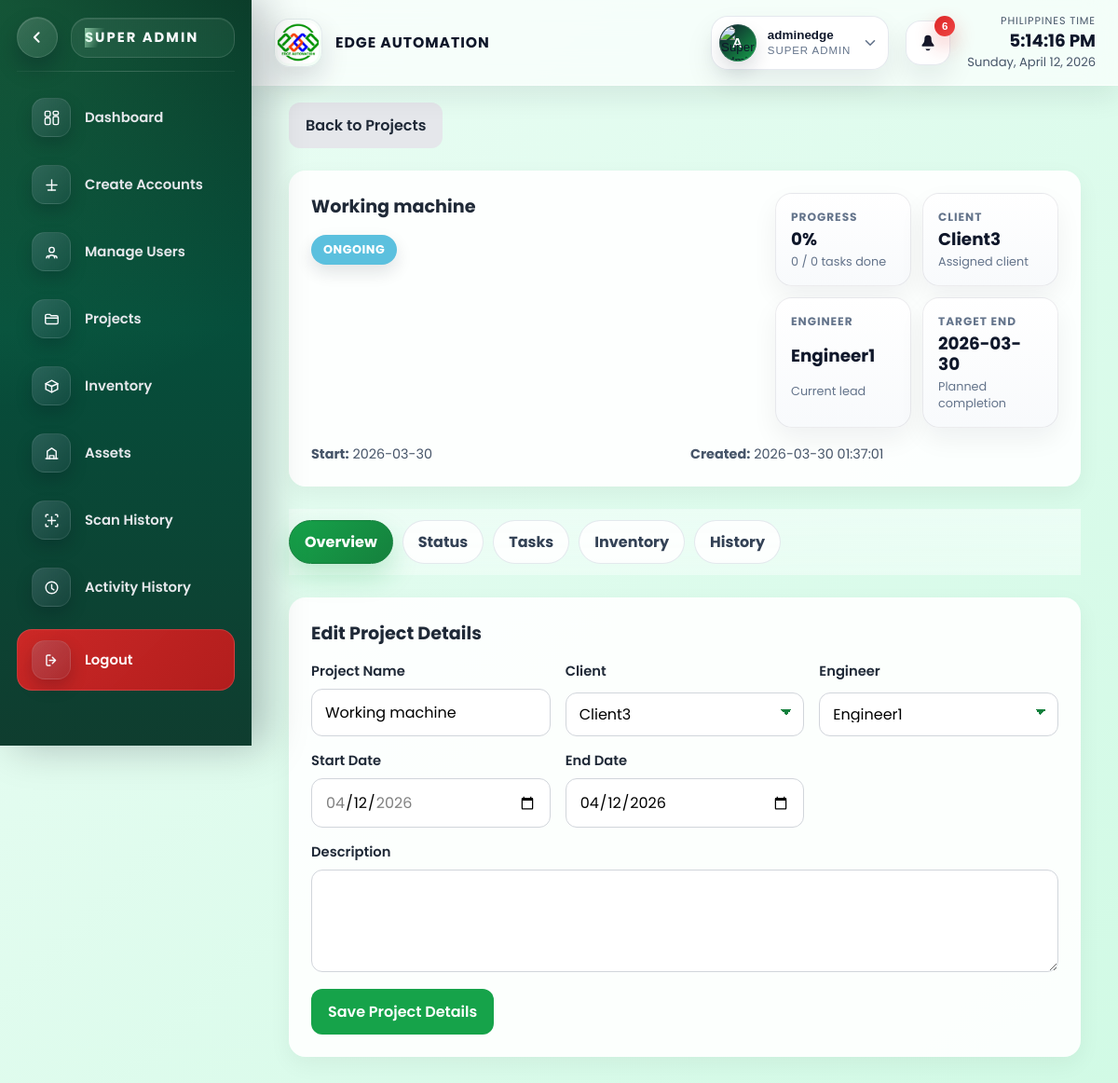
Screenshot of /SUPERADMIN/sidebar/project_details.php?id=3 (signed in) with the database file from the repository.
### tables this page shows
CREATE TABLE `projects` (
  `id` int(11) NOT NULL,
  `project_name` varchar(200) NOT NULL,
  `description` text DEFAULT NULL,
  `client_id` int(11) NOT NULL,
  `start_date` date DEFAULT NULL,
  `end_date` date DEFAULT NULL,
  `status` enum('draft','pending','ongoing','completed','on-hold','cancelled','archived') DEFAULT 'pending',
  `created_by` int(11) NOT NULL,
  `created_at` timestamp NOT NULL DEFAULT current_timestamp(),
  `updated_at` timestamp NOT NULL DEFAULT current_timestamp() ON UPDATE current_timestamp()
);

CREATE TABLE `users` (
  `id` int(11) NOT NULL,
  `full_name` varchar(150) NOT NULL,
  `email` varchar(100) NOT NULL,
  `phone` varchar(20) DEFAULT NULL,
  `password` varchar(255) NOT NULL,
  `role` varchar(30) NOT NULL,
  `status` varchar(20) NOT NULL DEFAULT 'active',
  `failed_attempts` int(11) DEFAULT 0,
  `last_failed_login` datetime DEFAULT NULL,
  `created_at` timestamp NOT NULL DEFAULT current_timestamp(),
  `updated_at` timestamp NOT NULL DEFAULT current_timestamp() ON UPDATE current_timestamp(),
  `created_by` int(11) DEFAULT NULL,
  `reset_token` varchar(255) DEFAULT NULL,
  `token_expiry` datetime DEFAULT NULL,
  `profile_photo_path` varchar(255) DEFAULT NULL,
  `profile_photo_data` longtext DEFAULT NULL,
  `profile_photo_mime` varchar(50) DEFAULT NULL
);

### SUPERADMIN/sidebar/project_details.php (the view, shortened to what this page needs)
<?php
require_once __DIR__ . '/../../config/database.php';
function pm_get_column_type(mysqli $conn, string $tableName, string $columnName): ?string {
    $stmt = $conn->prepare(
        'SELECT COLUMN_TYPE
         FROM INFORMATION_SCHEMA.COLUMNS
         WHERE TABLE_SCHEMA = DATABASE()
         AND TABLE_NAME = ?
         AND COLUMN_NAME = ?
         LIMIT 1'
    );
    $stmt->bind_param('ss', $tableName, $columnName);
    $stmt->execute();
    $result = $stmt->get_result();
    $row = $result ? $result->fetch_assoc() : null;
    return $row['COLUMN_TYPE'] ?? null;
}
function pm_table_has_column(mysqli $conn, string $tableName, string $columnName): bool {
    return pm_get_column_type($conn, $tableName, $columnName) !== null;
}
function pm_today_date(): string {
    return (new DateTimeImmutable('today'))->format('Y-m-d');
}
$hasProjectAddressColumn = pm_table_has_column($conn, 'projects', 'project_address');
$todayDate = pm_today_date();
$projectId = max(0, (int)($_GET['id'] ?? 0));
$clients = [];
$engineers = [];
$project = null;
$clientResult = $conn->query("SELECT id, full_name FROM users WHERE role = 'client' AND status = 'active' ORDER BY full_name ASC");
if ($clientResult) {
    $clients = $clientResult->fetch_all(MYSQLI_ASSOC);
}
$engineerResult = $conn->query("SELECT id, full_name FROM users WHERE role = 'engineer' AND status = 'active' ORDER BY full_name ASC");
if ($engineerResult) {
    $engineers = $engineerResult->fetch_all(MYSQLI_ASSOC);
}
if ($projectId > 0) {
    $projectAddressSelect = $hasProjectAddressColumn ? 'p.project_address,' : 'NULL AS project_address,';
    $projectStmt = $conn->prepare("
        SELECT
            p.id,
            p.project_name,
            p.description,
            {$projectAddressSelect}
            p.client_id,
            p.start_date,
            p.end_date,
            p.status,
            p.created_at,
            client.full_name AS client_name,
            latest_assignment.engineer_id,
            engineer.full_name AS engineer_name,
            COALESCE(task_totals.total_tasks, 0) AS total_tasks,
            COALESCE(task_totals.completed_tasks, 0) AS completed_tasks
        FROM projects p
        LEFT JOIN users client ON client.id = p.client_id
        LEFT JOIN (
            SELECT pa.project_id, pa.engineer_id
            FROM project_assignments pa
            INNER JOIN (
                SELECT project_id, MAX(id) AS latest_id
                FROM project_assignments
                GROUP BY project_id
            ) latest ON latest.latest_id = pa.id
        ) latest_assignment ON latest_assignment.project_id = p.id
        LEFT JOIN users engineer ON engineer.id = latest_assignment.engineer_id
        LEFT JOIN (
            SELECT
                project_id,
                COUNT(*) AS total_tasks,
                SUM(CASE WHEN status = 'completed' THEN 1 ELSE 0 END) AS completed_tasks
            FROM tasks
            GROUP BY project_id
        ) task_totals ON task_totals.project_id = p.id
        WHERE p.id = ?
        LIMIT 1
    ");
    if ($projectStmt) {
        $projectStmt->bind_param('i', $projectId);
        $projectStmt->execute();
        $projectResult = $projectStmt->get_result();
        $project = $projectResult ? $projectResult->fetch_assoc() : null;
    }
}
?>
<!DOCTYPE html>
<html lang="en">
<head>
    <link rel="stylesheet" href="../css/super_admin_dashboard.css">
</head>
<body>
<div class="container">
    <?php include __DIR__ . '/../sidebar_super_admin.php'; ?>
    <main class="main-content">
        <div class="page-stack">
            <div class="form-actions">
                <a href="/codesamplecaps/SUPERADMIN/sidebar/projects.php" class="btn-secondary">Back to Projects</a>
            </div>
            <?php if (!$project): ?>
                <div class="empty-state">Project not found.</div>
            <?php else: ?>
                <?php
                $isCompleted = ($project['status'] ?? '') === 'completed';
                $currentEngineerId = (int)($project['engineer_id'] ?? 0);
                $completionRate = (int)round(((int)($project['completed_tasks'] ?? 0) / max(1, (int)($project['total_tasks'] ?? 0))) * 100);
                ?>
                <section class="form-panel project-details-shell">
                    <div class="project-details-hero">
                        <div class="project-details-hero__main">
                            <div>
                                <h2 class="section-title-inline"><?php echo htmlspecialchars($project['project_name']); ?></h2>
                                <div class="status-pill-wrap">
                                    <span class="status-pill status-<?php echo htmlspecialchars($project['status']); ?>">
                                        <?php echo htmlspecialchars(ucfirst($project['status'])); ?>
                                    </span>
                                </div>
                            </div>
                        </div>
                        <div class="project-details-stats">
                            <div class="project-details-stat">
                                <span>Progress</span>
                                <strong><?php echo $completionRate; ?>%</strong>
                                <small><?php echo (int)$project['completed_tasks']; ?> / <?php echo (int)$project['total_tasks']; ?> tasks done</small>
                            </div>
                            <div class="project-details-stat">
                                <span>Client</span>
                                <strong><?php echo htmlspecialchars($project['client_name'] ?? 'N/A'); ?></strong>
                                <small>Assigned client</small>
                            </div>
                            <div class="project-details-stat">
                                <span>Engineer</span>
                                <strong><?php echo htmlspecialchars($project['engineer_name'] ?? 'Not assigned'); ?></strong>
                                <small>Current lead</small>
                            </div>
                            <div class="project-details-stat">
                                <span>Target End</span>
                                <strong><?php echo htmlspecialchars($project['end_date'] ?? 'N/A'); ?></strong>
                                <small>Planned completion</small>
                            </div>
                        </div>
                    </div>
                    <div class="project-details-glance">
                        <div><strong>Start:</strong> <?php echo htmlspecialchars($project['start_date'] ?? 'N/A'); ?></div>
                        <div><strong>Created:</strong> <?php echo htmlspecialchars($project['created_at'] ?? 'N/A'); ?></div>
                    </div>
                </section>
                <nav class="project-details-tabs" aria-label="Project detail sections">
                    <button type="button" class="project-details-tab is-active" data-project-tab="overview">Overview</button>
                    <button type="button" class="project-details-tab" data-project-tab="status">Status</button>
                    <button type="button" class="project-details-tab" data-project-tab="tasks">Tasks</button>
                    <button type="button" class="project-details-tab" data-project-tab="inventory">Inventory</button>
                    <button type="button" class="project-details-tab" data-project-tab="history">History</button>
                </nav>
                <div class="project-details-panels">
                <section class="form-panel project-details-panel is-active" data-project-panel="overview">
                    <h2 class="section-title-inline">Edit Project Details</h2>
                    <form method="POST" action="/codesamplecaps/SUPERADMIN/sidebar/projects.php">
                        <div class="form-grid">
                            <div class="input-group">
                                <label for="project_name">Project Name</label>
                                <input type="text" id="project_name" name="project_name" value="<?php echo htmlspecialchars($project['project_name']); ?>" required>
                            </div>
                            <div class="input-group">
                                <label for="client_id">Client</label>
                                <select id="client_id" name="client_id" required>
                                    <?php foreach ($clients as $client): ?>
                                        <option value="<?php echo (int)$client['id']; ?>" <?php echo (int)$project['client_id'] === (int)$client['id'] ? 'selected' : ''; ?>>
                                            <?php echo htmlspecialchars($client['full_name']); ?>
                                        </option>
                                    <?php endforeach; ?>
                                </select>
                            </div>
                            <div class="input-group">
                                <label for="engineer_id">Engineer</label>
                                <select id="engineer_id" name="engineer_id" required>
                                    <?php foreach ($engineers as $engineer): ?>
                                        <option value="<?php echo (int)$engineer['id']; ?>" <?php echo $currentEngineerId === (int)$engineer['id'] ? 'selected' : ''; ?>>
                                            <?php echo htmlspecialchars($engineer['full_name']); ?>
                                        </option>
                                    <?php endforeach; ?>
                                </select>
                            </div>
                            <div class="input-group">
                                <label for="start_date">Start Date</label>
                                <input type="date" id="start_date" name="start_date" min="<?php echo htmlspecialchars($todayDate); ?>" value="<?php echo htmlspecialchars($project['start_date'] ?? ''); ?>">
                            </div>
                            <div class="input-group">
                                <label for="end_date">End Date</label>
                                <input type="date" id="end_date" name="end_date" min="<?php echo htmlspecialchars($todayDate); ?>" value="<?php echo htmlspecialchars($project['end_date'] ?? ''); ?>">
                            </div>
                        </div>
                        <div class="input-group input-group-spaced">
                            <label for="description">Description</label>
                            <textarea id="description" name="description"><?php echo htmlspecialchars($project['description'] ?? ''); ?></textarea>
                        </div>
                        <div class="form-actions">
                            <button type="submit" class="btn-primary" <?php echo $isCompleted ? 'disabled' : ''; ?>>Save Project Details</button>
                        </div>
                    </form>
                </section>
                </div>
            <?php endif; ?>
        </div>
    </main>
</div>
</body>
</html>

### rows the page displays
projects: project_name "Working machine", status "ONGOING", client.full_name "Client3", end_date "2026-03-30", start_date "2026-03-30", created_at "2026-03-30 01:37:01", client_id "Client3", start_date "04/12/2026", end_date "04/12/2026"

### other values shown
$superAdminProfileName "adminedge"
$superAdminProfileRole "SUPER ADMIN"
$superAdminNotificationData['urgent_count'] "6"
$completionRate "0"
$project['completed_tasks'] "0"
$project['total_tasks'] "0"
$project['engineer_name'] "Engineer1"
form field engineer_id "Engineer1"
